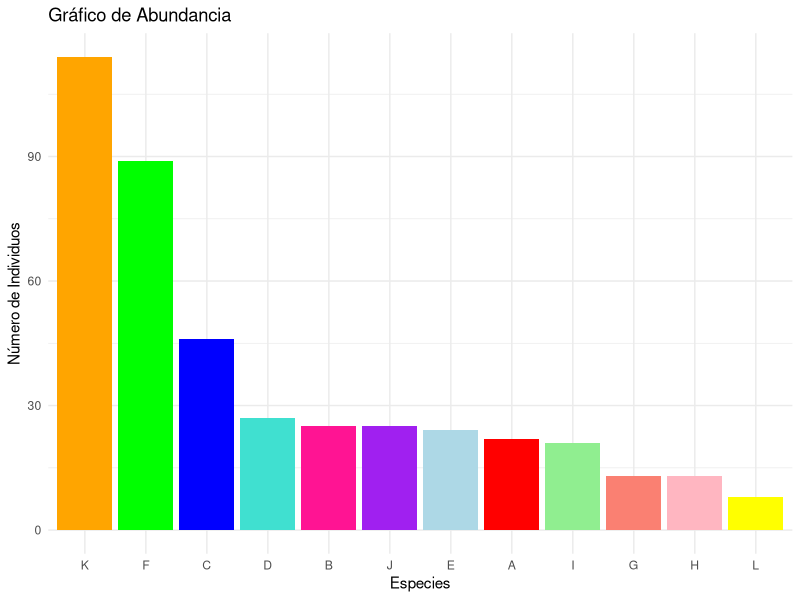
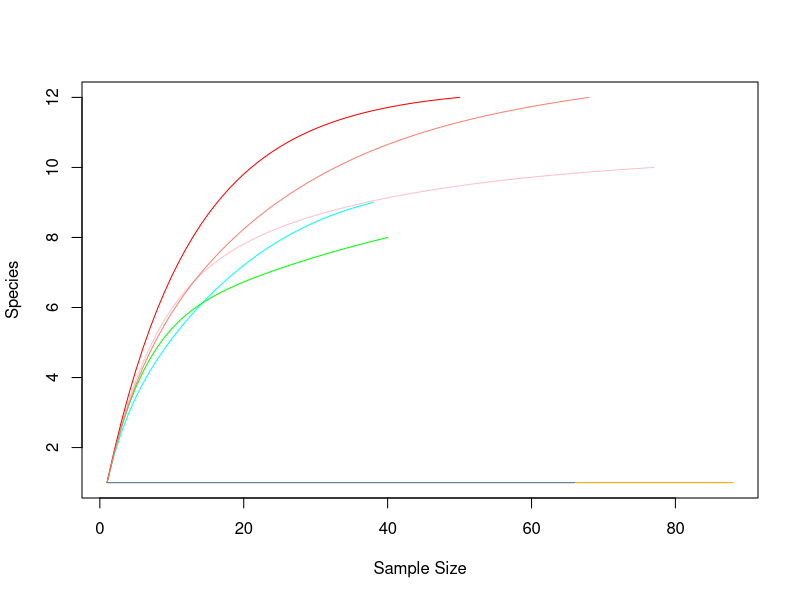

The R script that drew these images, in order: (Note: this script raises an error after producing the figures.)
#Cargar paquetes necesarios
library(vegan)
library(readr)
library(ggplot2)

#Grafica de abundancia y curva de rarefaccion
#Lectura de los datos necesarios (archivo CSV)
Datos_grafica<-read.csv("Datos/Abundancias por especie.csv")
Datos_grafica
#Colores a usar
colores1<-c("orange","green","blue","turquoise","deeppink","purple","lightblue","red","lightgreen","salmon","lightpink","yellow")
colores2<-c("cyan","pink","orange","green","steelblue","red","salmon","purple")


# Convertir en matriz de abundancia excluyendo la columna de población
Datos_grafica_wenos <- as.matrix(Datos_grafica[, -1])
Datos_grafica_wenos

# Suma de las abundancias por especie
Suma_pa_grafica <- colSums(Datos_grafica_wenos) 
Suma_pa_grafica
# Convertir a  un dataframe para ggplot
Abundancias_df <- data.frame(     #Se usa sort para ordenar los datos y decreasing para que sea de mayor a menor
  Especie = (names(sort(Suma_pa_grafica, decreasing = TRUE))),  #names ayuda a extraer los datos en el orden que estan
  Abundancia = sort(Suma_pa_grafica, decreasing = TRUE)
)
Abundancias_df
# Graficar con ggplot2
Grafica_abundancias<-ggplot(Abundancias_df, aes(x = reorder(Especie, -Abundancia), y = Abundancia,)) +   #se usa reorder para reordenar los valores y vayan de mayor a menor
  geom_bar(stat="identity", fill=colores1) +
  theme_minimal() +
  labs(title="Gráfico de Abundancia",
       x="Especies",
       y="Número de Individuos") 

Grafica_abundancias
###################
#############
###############
#Generar curva de rarefaccion usando funcion de vegan para asi obtener los datos necesarios
rarefaccion<-rarecurve(Datos_grafica_wenos, col=colores2, label=FALSE)

#hacer dataframe con los datos obtenidos de vegan
Datos_rarefaccion <- bind_rows(lapply(seq_along(rarefaccion), function(i) { #la secuencia genera tantos valores de rarefaccion como datos haya
  data.frame(Tamaño = attr(rarefaccion[[i]], "Subsample"),                #mientras que la funcion se encargara de asignarle un numero a cada dato generado
             Especies = rarefaccion[[i]],                                   #attr se encarga de extraer y asignar los valores a cada dato de rarefaccion desde la funcion rarecurve
             Poblacion = paste("Población", i))                     #se le asigna una etiqueta a cada poblacion, dependiendo del numero de datos
}))

# Graficar con ggplot2
ggplot(Datos_rarefaccion, aes(x = Tamaño, y = Especies, color = Poblacion)) +
  geom_line(size = 1) +
  theme_minimal() +
  labs(title = "Curva de Rarefacción",
       x = "Tamaño de la Muestra",
       y = "Número de Especies") +
  scale_color_manual(values = colores2) 


